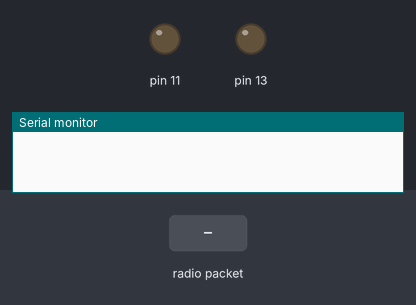
The sketch below on a simulated Arduino Uno, built with avr-gcc and run on an emulated ATmega328P. On the bench: output pins drawn as LEDs (lit = HIGH), the last lines printed to the serial monitor. Inputs (shaded band) come from the test bench. No radio packets arrive unless stated.

Above: at 1.2 s.
1.3 s: radio packet "1" arrives
At 2.5 s:
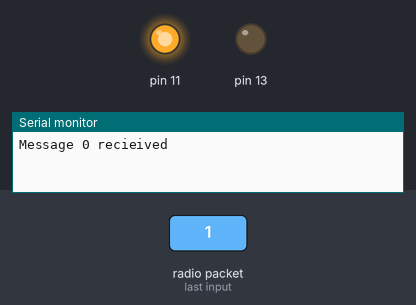
4.3 s: radio packet "0" arrives
Timing chart, 0 to 7.3 s (numbered marks = the images above; inputs shaded):
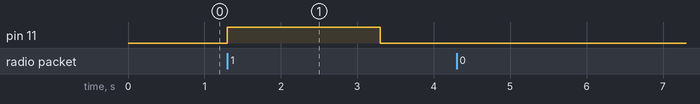

Measured:
- after the input at 1.3 s, pin 11: LOW → HIGH at once, → LOW 2.0 s later

The sketch:

receiver1.ino
```cpp
#include <VirtualWire.h>
const int pin = 7;

void setup()
{
pinMode(11, OUTPUT);
vw_set_ptt_inverted(true);
vw_set_rx_pin(12);
vw_setup(4000);
pinMode(13, OUTPUT);
Serial.begin(9600);
vw_rx_start();
}
void loop()
{
uint8_t buf[VW_MAX_MESSAGE_LEN];
uint8_t buflen = VW_MAX_MESSAGE_LEN;

if (vw_get_message(buf, &buflen))
{
if(buf[0]=='1'){
Serial.println("Message 0 recieived");
digitalWrite(11,1);
delay(2000);
digitalWrite(11,0);
}
if(buf[0]=='0'){
Serial.println("Message 1 received");
digitalWrite(11,0);
}

}
}
```
